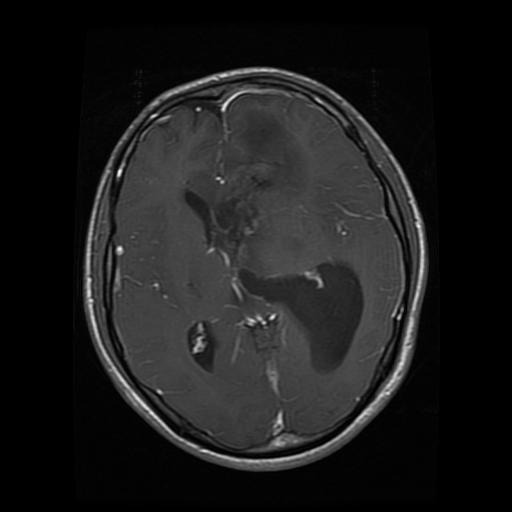
#> input picture tumor0.png, 512 x 512 px, found by its file name; its folder holds only this picture in this run
$ python task1project2.py
#> lines starting #> are read from the running program, lines starting #| are printed output that depends on the picture
#> further down, image is the input picture: shape (512, 512); min 0, max 253, mean 27.7
import cv2
import numpy as np
import matplotlib.pyplot as plt
import os

def reduce_contrast(image, factor=0.5):

#> called with factor = 0.5
    return np.clip(image * factor, 0, 255).astype(np.uint8)
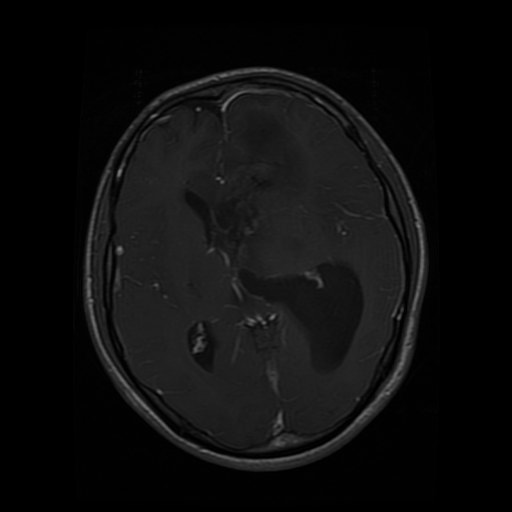
#> returned value: shape (512, 512); min 0, max 126, mean 13.7

def linear_stretching(image, bit_depth=8):

#> called with bit_depth = 8
    min_val = np.min(image)
#> min_val = 0
    max_val = np.max(image)
#> max_val = 126
    max_intensity = (2 ** bit_depth) - 1

    stretched_image = (max_intensity * (image - min_val) / (max_val - min_val)).astype(np.uint8)
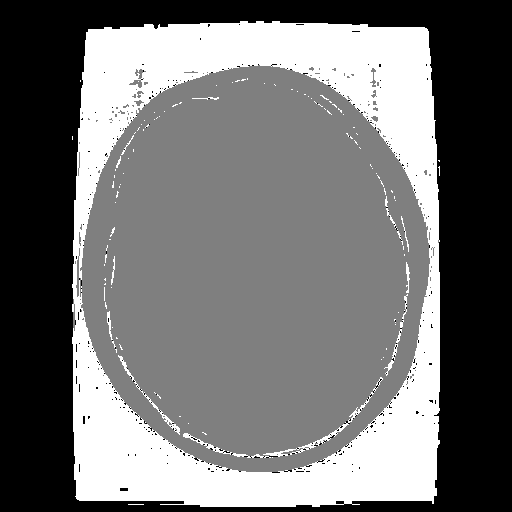
#> stretched_image: shape (512, 512); min 0, max 2, mean 0.893; drawn with min black and max white
    return stretched_image

def piecewise_linear_stretching(image, t):

#> called with t = 128
    image = image.astype(np.float32)
    min_val = np.min(image)
#> min_val = 0
    max_val = np.max(image)
#> max_val = 126

    stretched_image = np.where(
    image <= t,
    (image - min_val) / (t - min_val) * t,
    (255 - t) / (max_val - t) * (image - t) + t
)


    # Ensure pixel values are within [0, 255] and convert to uint8
    return np.clip(stretched_image, 0, 255).astype(np.uint8)

def calculate_eme(image, k1, k2, c=0.01):

#> called with k1 = 4, k2 = 4, c = 0.01
    h, w = image.shape
#> h = 512; w = 512
    block_h, block_w = h // k1, w // k2
#> block_h = 128; block_w = 128

    eme = 0
    for i in range(0, h, block_h):
        for j in range(0, w, block_w):
            block = image[i:i + block_h, j:j + block_w]
            Iw_max = np.max(block)
            Iw_min = np.min(block)
            eme += np.log((Iw_max + c) / (Iw_min + c))
#> after the loop, eme = 80.24

    eme /= (k1 * k2)
#> eme = 5.01
    return eme

image_dir = '/Users/berg/Desktop/project2dig/'

num_images = 10

for idx in range(num_images):
    image_path = os.path.join(image_dir, f'tumor{idx}.png')

    image = cv2.imread(image_path, cv2.IMREAD_GRAYSCALE)

    if image is None:
        print(f"Error: Image {image_path} not found or could not be opened.")
        continue

    reduced_contrast_image = reduce_contrast(image)

    linear_stretched_image = linear_stretching(reduced_contrast_image)

    # Define a threshold for piecewise linear stretching
    threshold = 128

    piecewise_stretched_image = piecewise_linear_stretching(reduced_contrast_image, threshold)


    k1, k2 = 4, 4  # Number of horizontal and vertical blocks respectively

    eme_linear = calculate_eme(linear_stretched_image, k1, k2)
#> eme_linear = 5.01

    eme_piecewise = calculate_eme(piecewise_stretched_image, k1, k2)
#> eme_piecewise = 8.6

    hist_eq_image = cv2.equalizeHist(reduced_contrast_image)
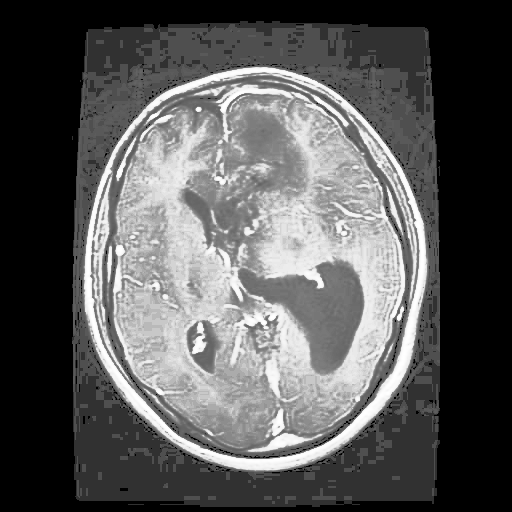
#> hist_eq_image: shape (512, 512); min 0, max 255, mean 89.6

    eme_hist_eq = calculate_eme(hist_eq_image, k1, k2)
#> eme_hist_eq = 9.49

    print(f"Image: tumor{idx}.png")
    print(f"EME (Linear Stretching): {eme_linear:.4f}")
#| EME (Linear Stretching): 5.0149
    print(f"EME (Piecewise Linear Stretching): {eme_piecewise:.4f}")
#| EME (Piecewise Linear Stretching): 8.6023
    print(f"EME (Histogram Equalization): {eme_hist_eq:.4f}\n")
#| EME (Histogram Equalization): 9.4892

    plt.figure(figsize=(15, 10))

    plt.subplot(2, 3, 1)
    plt.title("Original Image")
    plt.imshow(image, cmap='gray')
    plt.axis('off')

    plt.subplot(2, 3, 2)
    plt.title("Reduced Contrast Image")
    plt.imshow(reduced_contrast_image, cmap='gray')
    plt.axis('off')

    plt.subplot(2, 3, 3)
    plt.title("Linear Stretching")
    plt.imshow(linear_stretched_image, cmap='gray')
    plt.axis('off')

    plt.subplot(2, 3, 4)
    plt.title("Piecewise Linear Stretching")
    plt.imshow(piecewise_stretched_image, cmap='gray')
    plt.axis('off')

    plt.subplot(2, 3, 5)
    plt.title("Histogram Equalization")
    plt.imshow(hist_eq_image, cmap='gray')
    plt.axis('off')

    plt.tight_layout()
    plt.show()
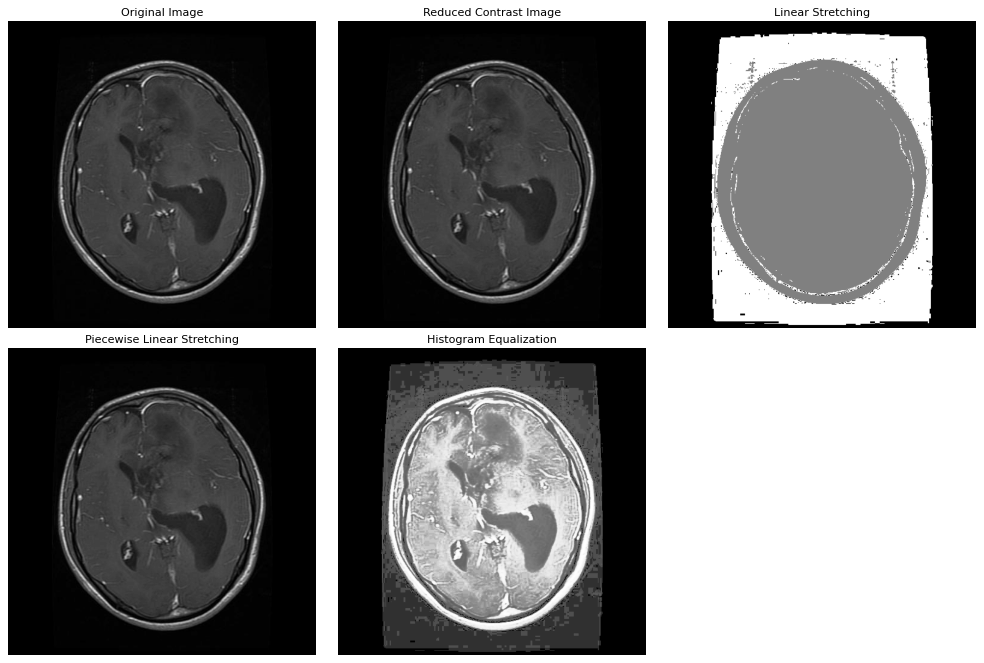
#> figure drawn by matplotlib, 5 panels
